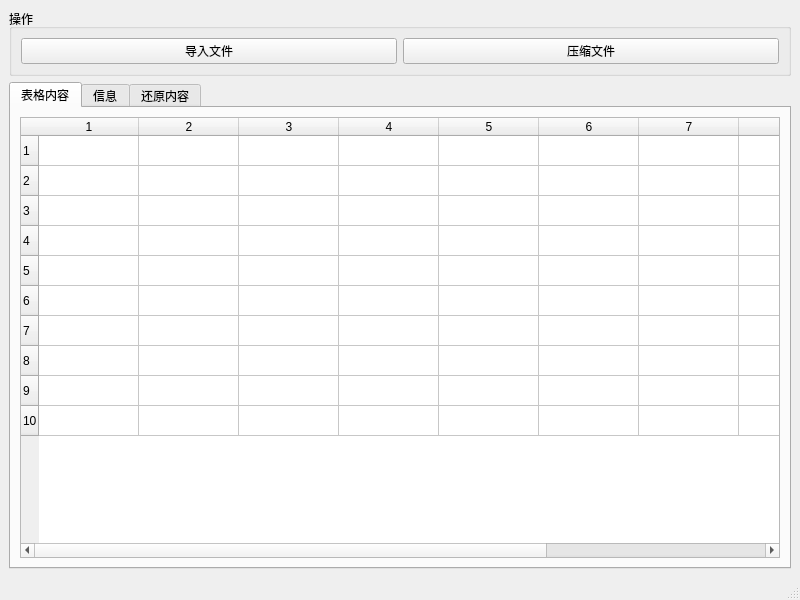
<?xml version="1.0" encoding="UTF-8"?>
<ui version="4.0">
 <class>MainWindow</class>
 <widget class="QMainWindow" name="MainWindow">
  <property name="geometry">
   <rect>
    <x>0</x>
    <y>0</y>
    <width>800</width>
    <height>600</height>
   </rect>
  </property>
  <property name="windowTitle">
   <string>CSV Compressor</string>
  </property>
  <widget class="QWidget" name="centralwidget">
   <layout class="QVBoxLayout" name="verticalLayout">
    <item>
     <widget class="QGroupBox" name="groupBox">
      <property name="title">
       <string>操作</string>
      </property>
      <layout class="QHBoxLayout" name="horizontalLayout">
       <item>
        <widget class="QPushButton" name="importButton">
         <property name="text">
          <string>导入文件</string>
         </property>
        </widget>
       </item>
       <item>
        <widget class="QPushButton" name="compressButton">
         <property name="text">
          <string>压缩文件</string>
         </property>
        </widget>
       </item>
      </layout>
     </widget>
    </item>
    <item>
     <widget class="QTabWidget" name="tabWidget">
      <property name="currentIndex">
       <number>0</number>
      </property>
      <widget class="QWidget" name="tab">
       <attribute name="title">
        <string>表格内容</string>
       </attribute>
       <layout class="QVBoxLayout" name="verticalLayout_2">
        <item>
         <widget class="QTableWidget" name="tableWidget">
          <property name="rowCount">
           <number>10</number>
          </property>
          <property name="columnCount">
           <number>10</number>
          </property>
          <attribute name="horizontalHeaderStretchLastSection">
           <bool>true</bool>
          </attribute>
         </widget>
        </item>
       </layout>
      </widget>
      <widget class="QWidget" name="tab_2">
       <attribute name="title">
        <string>信息</string>
       </attribute>
       <layout class="QVBoxLayout" name="verticalLayout_3">
        <item>
         <widget class="QTextEdit" name="infoTextEdit">
          <property name="readOnly">
           <bool>true</bool>
          </property>
         </widget>
        </item>
       </layout>
      </widget>
      <widget class="QWidget" name="tab_3">
       <attribute name="title">
        <string>还原内容</string>
       </attribute>
       <layout class="QVBoxLayout" name="verticalLayout_4">
        <item>
         <widget class="QTableWidget" name="restoredTableWidget">
          <property name="rowCount">
           <number>10</number>
          </property>
          <property name="columnCount">
           <number>10</number>
          </property>
          <attribute name="horizontalHeaderStretchLastSection">
           <bool>true</bool>
          </attribute>
         </widget>
        </item>
       </layout>
      </widget>
     </widget>
    </item>
   </layout>
  </widget>
  <widget class="QStatusBar" name="statusbar">
  </widget>
 </widget>
 <resources/>
 <connections/>
</ui>
